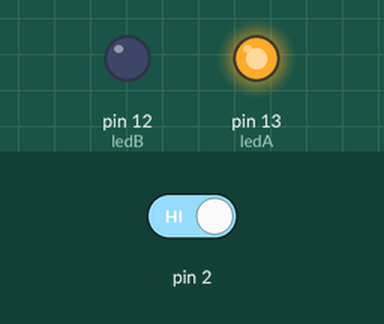
The sketch below on a simulated Arduino Uno, built with avr-gcc and run on an emulated ATmega328P. Parts: output pins drawn as LEDs (lit = HIGH). The test bench sets the inputs (shaded band); at power-on: pin 2 HIGH.

Above: at 12.8 s.
12.9 s: pin 2 driven LOW
At 16.8 s:
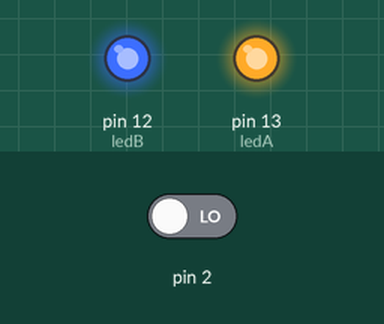
At 18.3 s:
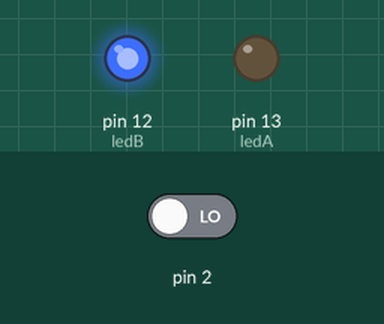
23.7 s: pin 2 driven HIGH
At 26.8 s:
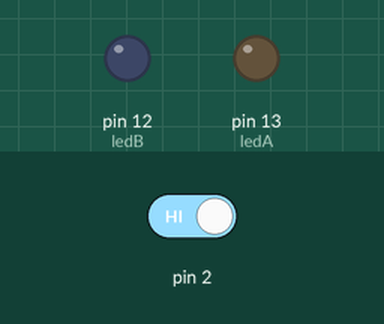
Timing chart, 0 to 35.5 s (numbered marks = the images above; inputs shaded):
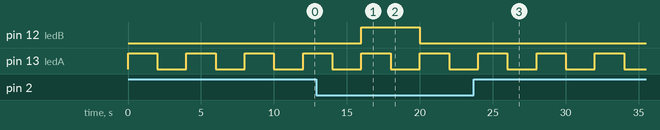

The sketch:

blink_5_pooling.ino
```cpp
/*
  Blink v1

  Accensione e spegnimanto di due LED utilizzando la tecnica del pooling:
  un ciclo if nel loop verifica periodicamente tramite digitalRead
  se un bottone e' premuto.

  Il codice e' blocking a causa dell'uso della funziona delay
  di conseguenza il pool del del bottone puo' avvenire solo quando
  il microcontroller non e' in delay.

  Nell'esercizio successivo (blink_interrupt) viene usato un interrupt
  per intercettare la pressione del bottone.

 */

// Pin 13 ha un LED collegato di default
const int ledA = 13;
const int ledB = 12; //Secondo LED, con resistenza
const int pausa = 2000;

void setup() {
  // Inizializziamo il PIN 13 come OUTPUT
  pinMode(ledA, OUTPUT);
  pinMode(ledB, OUTPUT);

  pinMode(2, INPUT_PULLUP);
}

void loop() {
  digitalWrite(ledA, HIGH);
  delay(pausa);
  digitalWrite(ledA, LOW);
  delay(pausa);

  if (!digitalRead(2)) {
     digitalWrite(ledB, !digitalRead(ledB));
  }

}
```

Measured:
- after the input at 12.9 s, pin 12 (ledB): LOW → HIGH after 3.1 s, → LOW 4.0 s later
- after the input at 23.7 s, pin 12 (ledB): stays LOW (without the input it goes to HIGH after 0.30 s)
- by itself, pin 13 (ledA): alternates HIGH for 2.0 s and LOW for 2.0 s
